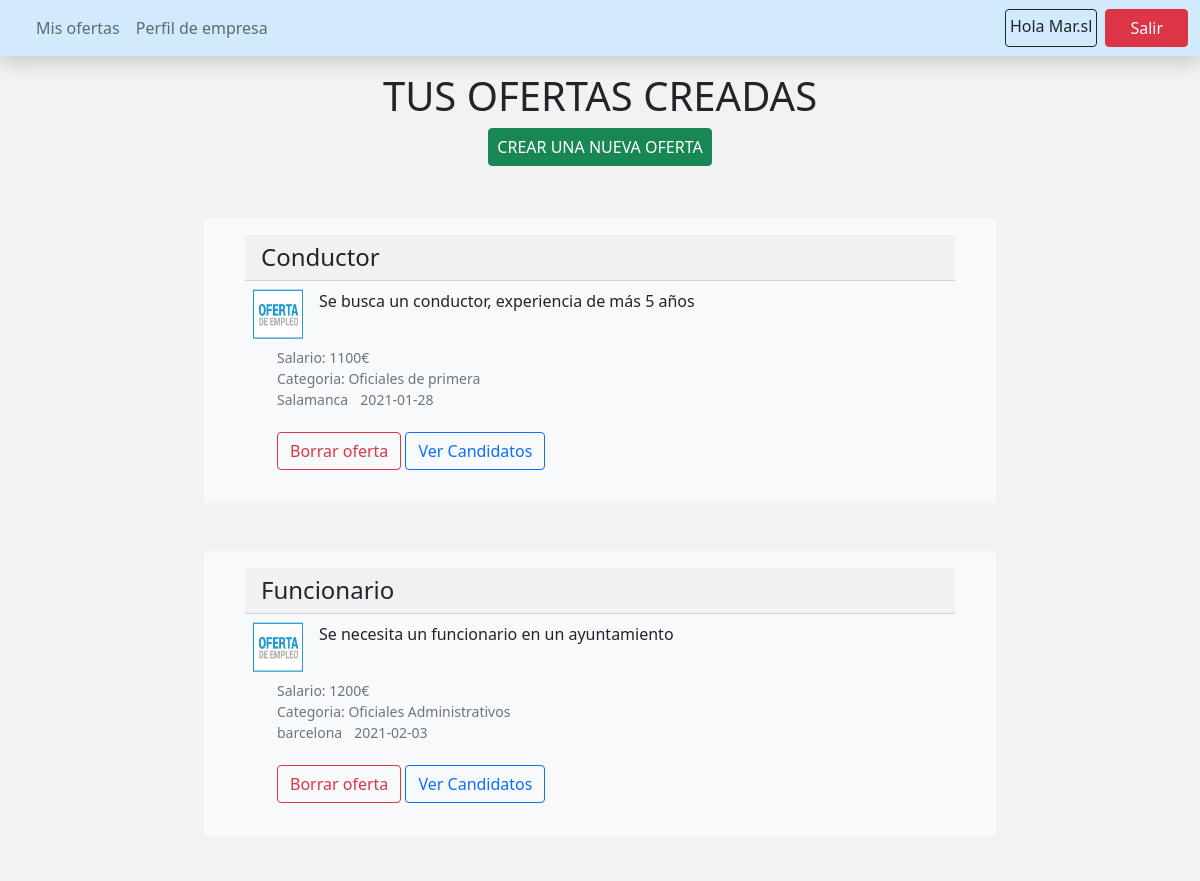
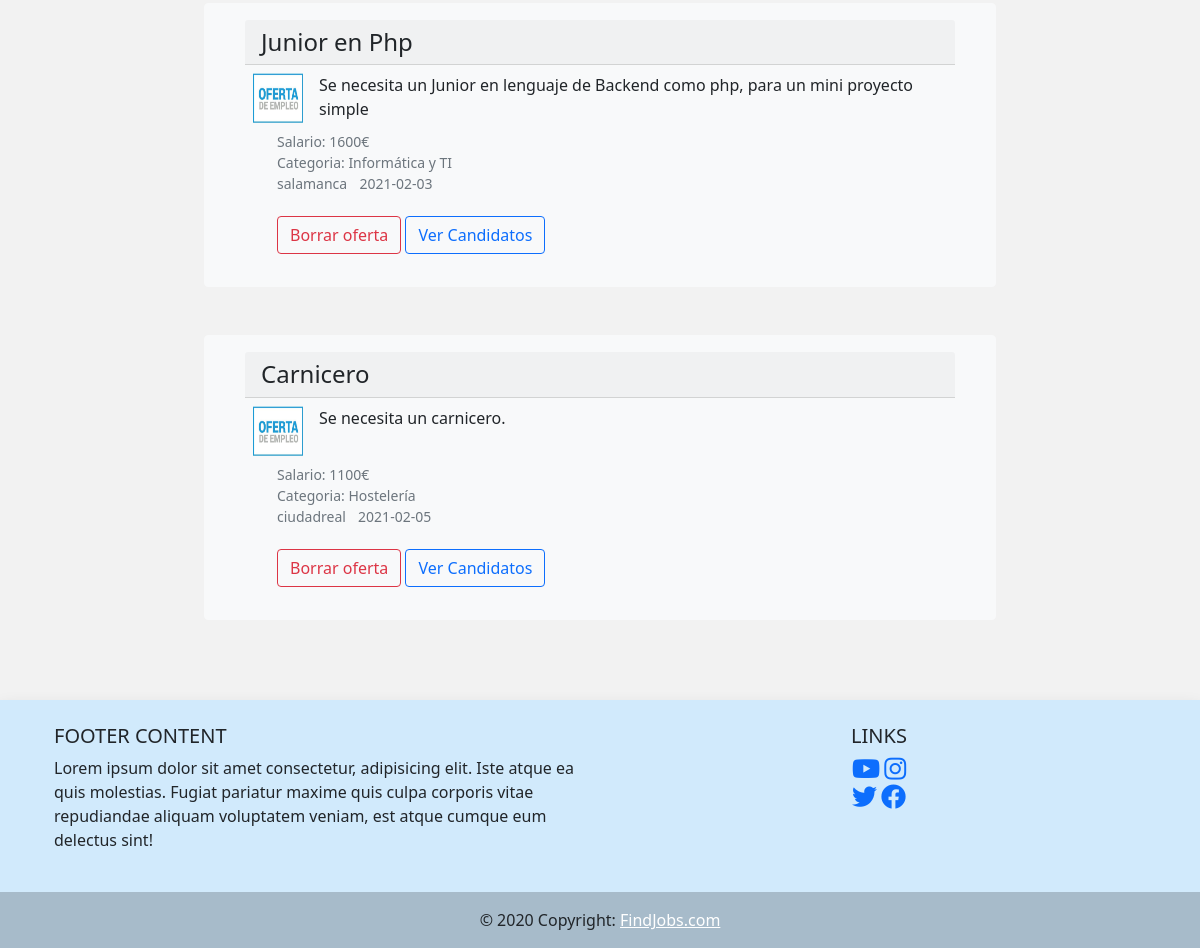
The page /vista_empresa.php (signed in) on the database its author committed (2 pictures, top to bottom).
### tables this page shows
CREATE TABLE `ofertas` (
  `id_oferta` int(10) NOT NULL,
  `id_empresa` varchar(10) NOT NULL,
  `titulo_oferta` varchar(50) NOT NULL,
  `oferta` varchar(1000) NOT NULL,
  `ciudad` varchar(20) NOT NULL,
  `categoria` varchar(50) NOT NULL,
  `salario` int(10) NOT NULL,
  `fecha` date NOT NULL DEFAULT current_timestamp()
);

### funciones_conexion.php (called while the page is built, shortened)
<?php
function conexion(){
  $conexion = new mysqli("localhost","root","","ofertas_trabajo_daw1");
  return $conexion;
}
function sacar_ofertas_empresa($id){
  $conn = conexion();
  $sql = "SELECT * FROM ofertas WHERE id_empresa ='$id' ";
  if($rs = $conn->query($sql)){
    if($rs->num_rows<0){
    die("Error en sacar los datos de la DB");
    }
  }
  return $rs;
}

### vista_empresa.php (the view, shortened to what this page needs)
<?php
include 'funciones_conexion.php';
$conn=conexion();
$id_usuario = $_SESSION['id_user'];
$sql_id_empresa = "SELECT id_empresa FROM empresas WHERE id_usuario=$id_usuario";
if($rs_id = $conn->query($sql_id_empresa)){
$id_empresa_lista = $rs_id->fetch_assoc();
}
$id_empresa = $id_empresa_lista['id_empresa'];
$rs = sacar_ofertas_empresa($id_empresa);
?>
<!doctype html>
<html lang="es">
  <head>
    <link href="css/bootstrap.min.css" rel="stylesheet" >
    <link href="fontawesome/css/all.min.css" rel="stylesheet" />
  </head>
  <body style="background-color: #f2f2f2;">
  <nav class="navbar navbar-expand-lg navbar-light shadow" style="background-color: #D1EAFC;">
    <div class="container-fluid">
  <div class="collapse navbar-collapse" id="navbarNav">
        <ul class="navbar-nav">
          <li class="nav-item">
            <a class="nav-link" href="#"></a>
          </li>
          <li class="nav-item">
            <a class="nav-link " href="vista_empresa.php">Mis ofertas</a>
          </li>
          <li class="nav-item">
            <a class="nav-link" href="ver_perfil_empresa.php">Perfil de empresa</a>
          </li>
        </ul>
      </div>
  <ul class="navbar-nav ">
    <li class="nav-item me-2 p-1 border border-dark rounded">
    Hola&nbsp;<?=ucwords($_SESSION['nombre']) ;?>
    </li>
    <li class="nav-item">
      <a href="logout.php" class="btn btn-danger px-4">Salir</a>
    </li>
  </ul>
      </div>
  </nav>
  <div class="px-3 py-3 pt-md-3 pb-md-1 text-center text-uppercase">
    <h1 >Tus ofertas creadas</h1>
    <a href="crear_oferta.php" class="btn btn-success px-2">Crear una nueva oferta</a>
  </div>
  <div class="row justify-content-around">
      <div class="col-md-8 justify-content-end">
    <?php   $datos = $rs->fetch_assoc();
    while($datos) {
    ?>
  <div class="card mb-3 container-md bg-light   mt-5 border-light" >
    <div class="card-body">
      <h4 class="card-header"><?=$datos['titulo_oferta'];?>  </h4>
      <div class="d-flex ">
      <img src="img/oferta-empleo.jpg" alt="bmw" width="50" height="50" class="d-inline-block m-2">
      <p class="card-text m-2"><?=$datos['oferta']; ?></p>     </div>
  <ul >
      <li class=" list-inline-item card-text"><small class="text-muted align-bottom">Salario: <?=$datos['salario'];?>€</small></li><br>
      <li class=" list-inline-item card-text"><small class="text-muted align-bottom">Categoria: <?=$datos['categoria'];?></small></li><br>
      <li class=" list-inline-item card-text"><small class="text-muted align-bottom"><?=$datos['ciudad'];?></small></li>
      <li class=" list-inline-item card-text"><small class="text-muted align-bottom"><?=$datos['fecha'];?></small></li>
    <a style="margin-top: 3%;"  href="acciones_empresa.php?id_oferta=<?=$datos['id_oferta'];?>" ><button class="btn btn-outline-danger" onclick="return confirmar()">Borrar oferta</button></a>
    <a href="candidatos_empresa.php" class="btn  btn-outline-primary">Ver Candidatos</a>
    </div>
  </div>
<?php
$datos = $rs->fetch_assoc();
}
$rs->free();?>
   </div>
  </div>
<p class="pb-md-5"></p>
  <footer class="text-center text-lg-start shadow" style="background-color: #D1EAFC;">
  <div class="container p-4">
    <div class="row">
      <div class="col-lg-6 col-md-12 mb-4 mb-md-0">
        <h5 class="text-uppercase">Footer Content</h5>
        <p>
          Lorem ipsum dolor sit amet consectetur, adipisicing elit. Iste atque ea quis
          molestias. Fugiat pariatur maxime quis culpa corporis vitae repudiandae aliquam
          voluptatem veniam, est atque cumque eum delectus sint!
        </p>
      </div>
      <div class="col-lg-6 col-md-12 mb-4 mb-md-0">
        <h5 class="text-uppercase text-center">Links</h5>
        <ul class="list-unstyled mb-0 text-center">
          <li>
            <a href="https://www.youtube.com/watch?v=FwhKhecN-1E" ><i class="fab fa-youtube" style="font-size:25px;" ></i></a>
            <a href="https://www.instagram.com/usal" ><i class="fab fa-instagram" style="font-size:25px;" ></i></a>
          </li>
          <li>
            <a href="https://www.twitter.com/usal"><i class="fab fa-twitter" style="font-size:25px;" ></i></a>
            <a href="https://www.facebook.com/" ><i class="fab fa-facebook" style="font-size:25px;" ></i></a>
          </li>
        </ul>
      </div>
    </div>
  </div>
  <div class="text-center p-3" style="background-color: rgba(0, 0, 0, 0.2)">
    © 2020 Copyright:
    <a class="text-white" href="https://youtu.be/dQw4w9WgXcQ">FindJobs.com</a>
  </div>
</footer>
  </body>
</html>

### rows shown on the page
ofertas: titulo_oferta "Conductor", oferta "Se busca un conductor, experiencia de más 5 años", salario "1100", categoria "Oficiales de primera", ciudad "Salamanca", fecha "2021-01-28"
ofertas: titulo_oferta "Funcionario", oferta "Se necesita un funcionario en un ayuntamiento", salario "1200", categoria "Oficiales Administrativos", ciudad "barcelona", fecha "2021-02-03"
ofertas: titulo_oferta "Junior en Php", oferta "Se necesita un Junior en lenguaje de Backend como php, para un mini proyecto simple", salario "1600", categoria "Informática y TI", ciudad "salamanca", fecha "2021-02-03"
ofertas: titulo_oferta "Carnicero", oferta "Se necesita un carnicero.", salario "1100", categoria "Hostelería", ciudad "ciudadreal", fecha "2021-02-05"

### other values the page prints
$_SESSION['nombre'] "Mar.sl"
